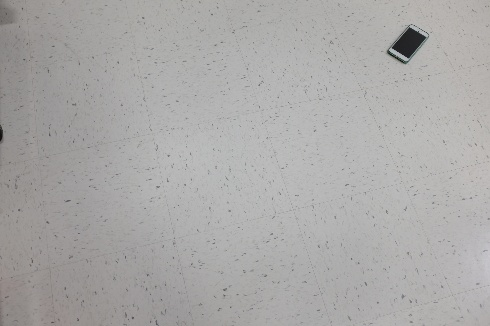
#> input picture find_phone/0.jpg, 490 x 326 px
$ python train_phone_finder.py find_phone   (older library calls are emulated)
#> lines starting #> are read from the running program, lines starting #| are printed output that depends on the picture
#> (reads find_phone/labels.txt from the repository)
### SubImage.py
from skimage.feature import hog
import cv2
import numpy as np

class SubImage(object):
    """ Sub-image class, containing all functions that should only be applied to the sub-image"""
    def __init__(self, window_size_norm):
#> in get_training_data, image is the input picture: shape (326, 490, 3); mean B, G, R 168.1, 169.1, 170.3
        self.window_size_norm = window_size_norm
        self.half_window_size_norm = self.window_size_norm/2

    def create_window(self, image, x_norm, y_norm):
        """ Create a smaller extract of the image (=window) with center x_norm,y_norm"""
#> called with x_norm = 0.831, y_norm = 0.135

        height, width = image.shape
#> height = 326; width = 490

        # Start corner of the window
        x_top_left = max(0, (x_norm - self.half_window_size_norm) * width)
#> x_top_left = 358
        y_top_left = max(0, (y_norm - self.half_window_size_norm) * height)
#> y_top_left = 11.41

        # Compute end corner (assure size of window is correct)
        max_x_bottom_right = width
#> max_x_bottom_right = 490
        max_y_bottom_right = height
#> max_y_bottom_right = 326

        # End corner of the window (this corrects for the bounds of the image)
        x_bottom_right = x_top_left + self.window_size_norm * width
#> x_bottom_right = 456
        if x_bottom_right > max_x_bottom_right:
            x_bottom_right = max_x_bottom_right
            x_top_left = x_bottom_right - self.window_size_norm * width
        y_bottom_right = y_top_left + self.window_size_norm * height
#> y_bottom_right = 76.61
        if y_bottom_right > max_y_bottom_right:
            y_bottom_right = max_y_bottom_right
            y_top_left = y_bottom_right - self.window_size_norm * height

        # Extract of image
        window = image[int(y_top_left):int(y_bottom_right), int(x_top_left):int(x_bottom_right)]
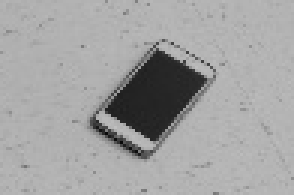
#> window: shape (65, 98) (shown 3 times larger); min 8, max 191, mean 162.4

        self.window_width = window.shape[1]
#> self.window_width = 98
        self.window_height = window.shape[0]
#> self.window_height = 65

        return window

    def extract_hog_features(self, window):
        """ Extract the HOG features from the window """

        hog_features, hog_image = hog(window, orientations=9, pixels_per_cell=(16, 16),
                                  cells_per_block=(2,2), visualize=True, multichannel=False)
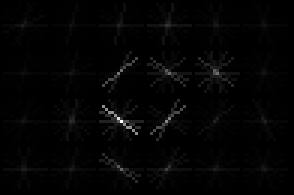
#> hog_image: shape (65, 98) float64 (shown 3 times larger); min 0, max 44.89, mean 0.7; drawn with min black and max white
#> hog_features = 540 values, max 0.465 at index 64, min 0.00513 at index 287, mean 0.135

        return hog_features, hog_image

    # [19 lines left out: function find_contours_black_screen, not called in this run]

### utils.py
import glob

def get_images(folder):
    """ Extract images from folder """
    image_paths = glob.glob(folder + '/*.jpg')
    return image_paths

def normalized_phone_coordinates(data_frame, image_file_name):
    """ Get true coordinate of phone """
    image_data_frame = data_frame[data_frame['image'] == image_file_name]
    x_norm = float(image_data_frame['x'])
    y_norm = float(image_data_frame['y'])
    return x_norm, y_norm

# [23 lines left out: functions from_window_coord_to_norm_coord, get_centroid, not called in this run]

### train_phone_finder.py
import random
import numpy as np
from sklearn import svm
from sklearn.metrics import classification_report,accuracy_score
from sklearn.utils import shuffle
from sklearn.model_selection import train_test_split
import pickle
import sys
import pandas as pd
import os
import cv2
from SubImage import SubImage
from utils import get_images, normalized_phone_coordinates


def get_training_data(folder, folder_with_images, num_of_background_images=20, window_size_norm=0.2):
    """ Create sub-images with phone and no phone and extract the HOG features. """

    data_frame = pd.read_table(folder + '/labels.txt', sep=' ', names=['image', 'x', 'y'])
    hog_features = []
    labels = [] # 1 = positive (phone), 0 = negative (no phone)
    subimage = SubImage(window_size_norm)
    half_window_size_norm = window_size_norm/2

    for image_path in folder_with_images:
        image = cv2.imread(image_path)
        image_gray = cv2.cvtColor(image, cv2.COLOR_RGB2GRAY)
        image_file_name = os.path.basename(os.path.normpath(image_path))
        x_norm, y_norm = normalized_phone_coordinates(data_frame, image_file_name)

        # Create sub-images with phone (positive)
        pos_window = subimage.create_window(image_gray, x_norm, y_norm)

        # Extract HOG features
        hog_feature, _ = subimage.extract_hog_features(pos_window)
#> hog_feature has the same summary as hog_features in extract_hog_features
        hog_features.append(hog_feature)
        labels.append(1)

        # Create sub-images without phone (negative (N)), where N >> P
        for i in range(num_of_background_images):
            x_background = random.random()
            y_background = random.random()
            while x_background > x_norm - half_window_size_norm and x_background < x_norm + half_window_size_norm:
                x_background = random.random()
            while y_background > y_norm - half_window_size_norm and y_background < y_norm + half_window_size_norm:
                y_background = random.random()
            neg_window = subimage.create_window(image_gray, x_background, y_background)

            # Extract hog features
            hog_feature, _ = subimage.extract_hog_features(neg_window)
            hog_features.append(hog_feature)
            labels.append(0)
#> this loop made 20 passes
#> pass 1, in create_window (call 2), `window = image[int(y_top_left):int(y_bottom_right), int(x_top_left):in..`:
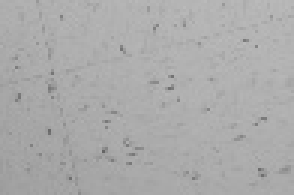
#> window: shape (65, 98) (shown 3 times larger); min 101, max 186, mean 171.4
#> pass 1, in extract_hog_features (call 2), `hog_features, hog_image = hog(window, orientations=9, pixels_per_cell=..`:
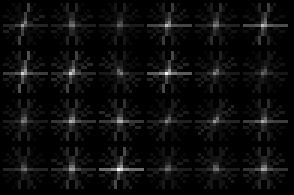
#> hog_image: shape (65, 98) float64 (shown 3 times larger); min 0, max 7.8, mean 0.375; drawn with min black and max white
#> after the loop:
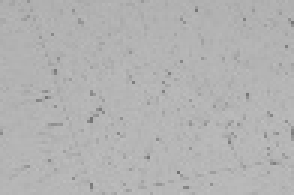
#> neg_window: shape (65, 98) (shown 3 times larger); min 114, max 191, mean 178.5
#> after the loop, hog_features = 21 items; labels = [1, 0, 0, 0, 0, 0, 0, 0, 0, 0, 0, 0, 0, 0, 0, 0, 0, 0, 0, 0, 0]
#> pass 2 of the loop in get_training_data, `for image_path in folder_with_images:`:
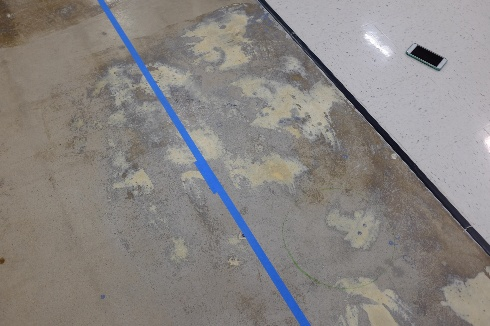
#> input picture find_phone/1.jpg, 490 x 326 px
#> in get_training_data, image is the input picture: shape (326, 490, 3); mean B, G, R 130, 132.5, 136.4
#> in extract_hog_features (call 22), `hog_features, hog_image = hog(window, orientations=9, pixels_per_cell=..`:
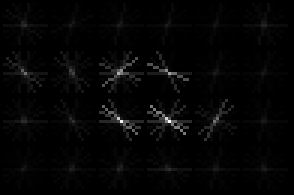
#> hog_image: shape (65, 98) float64 (shown 3 times larger); min 0, max 34.32, mean 0.7; drawn with min black and max white
#> in extract_hog_features (call 22), `hog_features, hog_image = hog(window, orientations=9, pixels_per_cell=..`: hog_features = 540 values, max 0.462 at index 130, min 0.00657 at index 264, mean 0.135
#> hog_feature has the same summary as hog_features in extract_hog_features
#> after the loop in get_training_data, `for i in range(num_of_background_images):`:
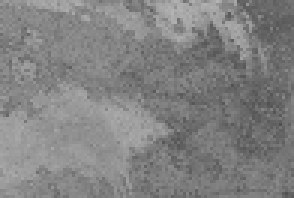
#> neg_window: shape (66, 98) (shown 3 times larger); min 79, max 180, mean 129.9
#> after the loop in get_training_data, `for i in range(num_of_background_images):`: hog_features = 42 items; labels = 42 values, max 1 at index 0, min 0 at index 1, mean 0.0476

    # Save the class
    filename = 'SubImage.pickle'
    pickle.dump(subimage, open(filename, 'wb'))

    return hog_features, labels

def train_model(train_data, train_label):
    """ Train SVM classifier"""
    clf = svm.SVC()
    clf.fit(train_data, train_label)
    print("Model trained")
    return clf

def test_model(model, test_data, test_label):
    """ This is the accuracy of predicting if the image is a phone or not. """
    label_pred = model.predict(test_data)
    print("Accuracy: " + str(accuracy_score(test_label, label_pred)))
    print('\n')
    print(classification_report(test_label, label_pred))

def prepare_data(folder):
    """ Creates training and testing data for the SVM model. The training data consists of smaller extracts of the image
    containing the phone (positive images) or no phone (negative images). From these sub-images we extract HOG (Histogram oriented gradient)
    features to feed into the model."""

    # Get images from folder
    images_used_for_training = get_images(folder)

    # Create positive and negative images and immediately extract their hog features and get their labels
    hog_features, labels = get_training_data(folder, images_used_for_training)
#> hog_features = 42 items

    # Shuffle data
    data, label = shuffle(np.array(hog_features), np.array(labels), random_state=42)
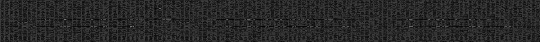
#> data: shape (42, 540) float64; min 0.00513, max 0.465, mean 0.158
#> label = 42 values, max 1 at index 19, min 0 at index 0, mean 0.0476

    # Split data in training and testing data
    train_data, test_data, train_label, test_label = train_test_split(data, label, test_size=0.2, random_state=42)
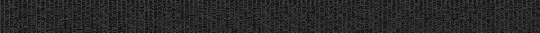
#> train_data: shape (33, 540) float64; min 0.0291, max 0.327, mean 0.159
#> train_label = 33 values from 0 to 0; test_label = [0, 0, 0, 1, 0, 0, 1, 0, 0]

    return train_data, test_data, train_label, test_label

if __name__ == '__main__':
    ''' Main function '''
    image_folder = sys.argv[1]

    train_data, test_data, train_label, test_label = prepare_data(folder=image_folder)
#> train_label = 33 values from 0 to 0; test_label = [0, 0, 0, 1, 0, 0, 1, 0, 0]

    # Fit a SVM (Support Vector Machine) classifier to the data
#> (the run stopped early here; a loop or call above may not have finished)
